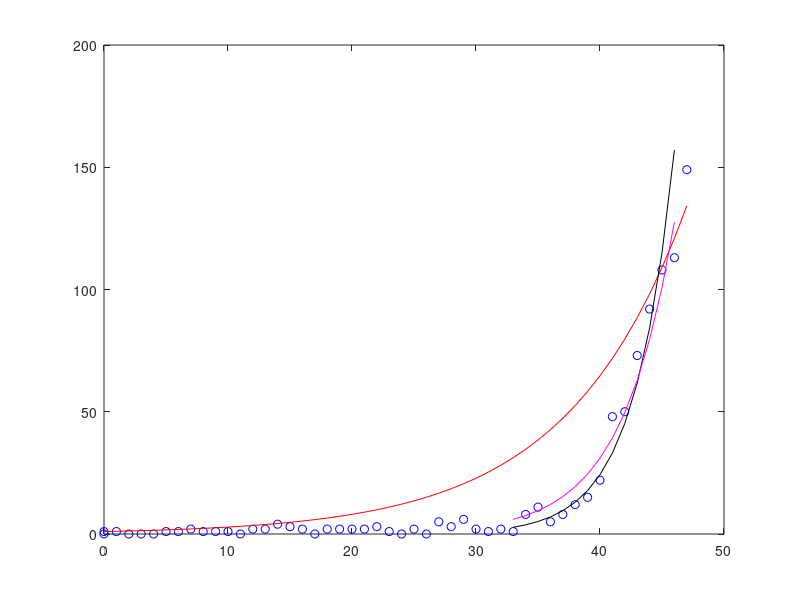

The MATLAB source for this figure:
clear; clc; close all;

% 1. Cargar datos
try
    M = dlmread('DATOS_INFLUENZA_2009.csv', ',');
catch
    error('No se encontró el archivo.');
end
t = M(:,1);
x = M(:,2);

% 2. Gráfica inicial
plot(t,x,'bo'); hold on;
n = length(t);
plot(t,exp(t*log(x(n))/(n-1)),'r-');

% 3. Recorte de datos: 14 valores (del índice 35 al 48)
% 48 - 35 + 1 = 14
t = t(35:48);
x = x(35:48);

% 4. Ajuste Linealizado
P = polyfit(t,log(x),1);
plot(t,exp(P(1)*t+P(2)),'k-')

% 5. Ajuste Variable Projection
aa = fsolve(@(a)(x.*t)'*exp(a*t)/(t'*exp(2*a*t))-x'*exp(a*t)/sum(exp(2*a*t)),0.25);
x0 = x'*exp(aa*t)/sum(exp(2*aa*t));
plot(t,x0*exp(aa*t),'m-')

% 6. Mostrar tasas
disp([log(x(length(x)))/(n-1), P(1), aa])

% 7. Residuos
n = length(x); % Ahora n = 14
res1 = x' - exp(P(1)*t+P(2))';
res2 = x' - x0*exp(aa*t)';

% 8. Prueba de Lilliefors
z1 = (sort(res1) - mean(res1)) / std(res1);
F1 = (erf(z1/sqrt(2)) + 1) / 2;
lill1 = max(max([1:n]/n - F1, F1 - [0:n-1]/n)) * sqrt(n);

z2 = (sort(res2) - mean(res2)) / std(res2);
F2 = (erf(z2/sqrt(2)) + 1) / 2;
lill2 = max(max([1:n]/n - F2, F2 - [0:n-1]/n)) * sqrt(n);

fprintf('\n--- Estadísticos de Lilliefors (n=14) ---\n');
fprintf('Lilliefors Modelo 1 (Lineal): %.4f\n', lill1);
fprintf('Lilliefors Modelo 2 (No Lineal): %.4f\n', lill2);

% 9. Prueba de Rachas de Wald-Wolfowitz
% Modelo 1
med1 = median(res1);
signos1 = res1 > med1;
R1 = 1 + sum(abs(diff(signos1)));
n1_pos = sum(signos1); n1_neg = n - n1_pos;
mu_R1 = (2 * n1_pos * n1_neg) / n + 1;
var_R1 = (2 * n1_pos * n1_neg * (2 * n1_pos * n1_neg - n)) / ((n^2) * (n - 1));
if var_R1 > 0, Z1 = (R1 - mu_R1) / sqrt(var_R1); else, Z1 = 0; end

% Modelo 2
med2 = median(res2);
signos2 = res2 > med2;
R2 = 1 + sum(abs(diff(signos2)));
n2_pos = sum(signos2); n2_neg = n - n2_pos;
mu_R2 = (2 * n2_pos * n2_neg) / n + 1;
var_R2 = (2 * n2_pos * n2_neg * (2 * n2_pos * n2_neg - n)) / ((n^2) * (n - 1));
if var_R2 > 0, Z2 = (R2 - mu_R2) / sqrt(var_R2); else, Z2 = 0; end

fprintf('\n--- Prueba de Rachas (n=14) ---\n');
fprintf('Modelo 1 (Lineal):    Rachas = %d, Z = %.4f\n', R1, Z1);
fprintf('Modelo 2 (No Lineal): Rachas = %d, Z = %.4f\n', R2, Z2);
fprintf('Nota: Si |Z| < 1.96, los residuos son independientes.\n');
